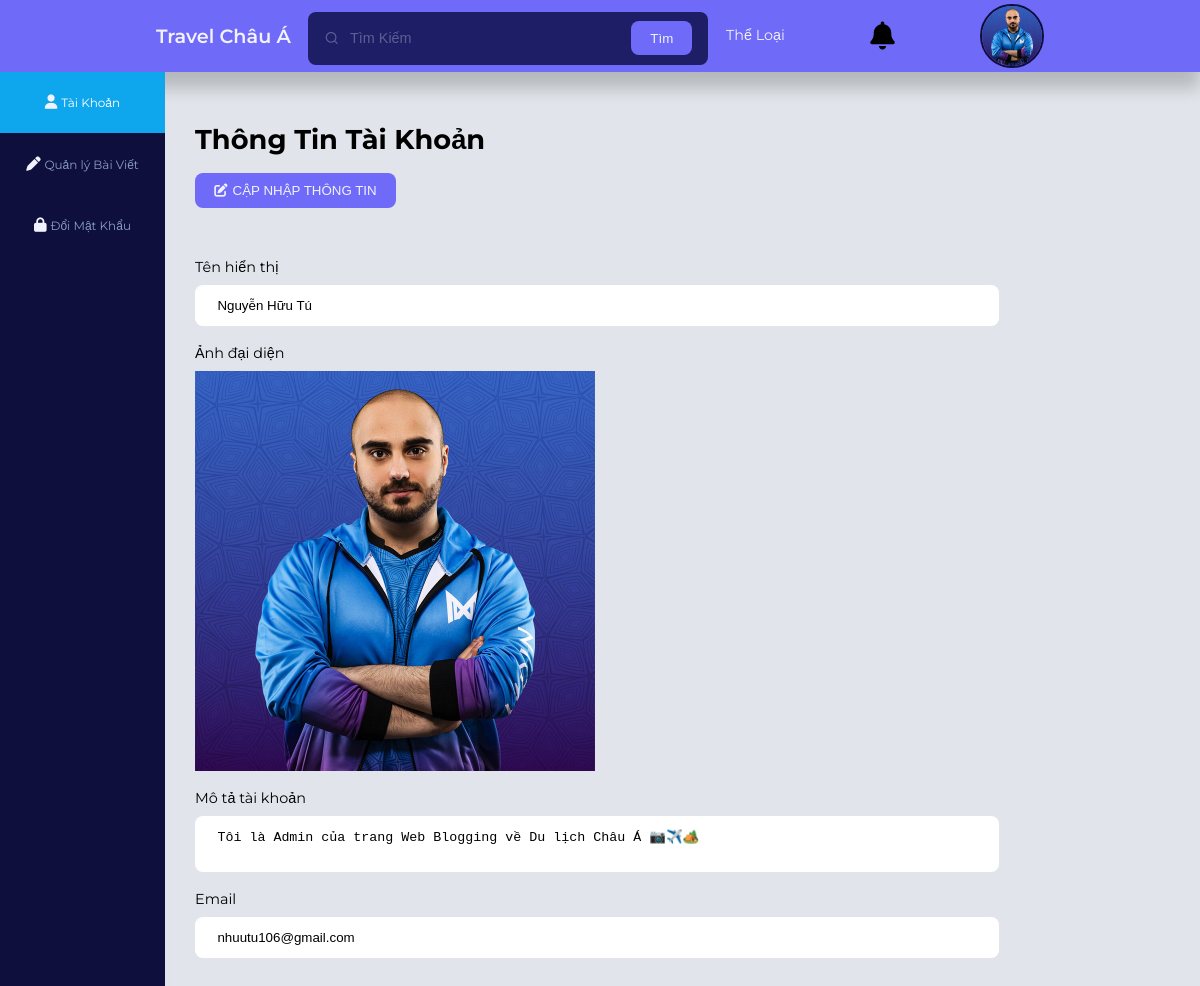
The app's page /account_management.php (signed in) with its own data.
### tables this page shows
CREATE TABLE `users` (
  `UserId` int(11) NOT NULL COMMENT 'Khóa chính mã tài khoản',
  `UserAccount` varchar(20) NOT NULL COMMENT 'Tên tài khoản',
  `UserName` varchar(50) NOT NULL COMMENT 'Tên hiển thị',
  `UserEmail` varchar(64) NOT NULL COMMENT 'Email ',
  `UserPassword` varchar(50) NOT NULL COMMENT 'Mật khẩu',
  `UserBio` varchar(255) NOT NULL COMMENT 'Giới thiệu tài khoản',
  `UserImage` varchar(255) NOT NULL DEFAULT 'default-avatar.jpg' COMMENT 'Ảnh tài khoản',
  `UserRole` tinyint(1) NOT NULL DEFAULT 0 COMMENT 'Quyền tài khoản',
  `reset_token_hash` varchar(64) DEFAULT NULL,
  `reset_token_expires_at` datetime DEFAULT NULL
);

### check_account_session.php (called while the page is built, shortened)
<?php
    $conn=mysqli_connect('localhost','root','','blog') or die("no connect");
    mysqli_query($conn,'set names "utf8"');
    if(isset($_SESSION['userAccount']))
    {
        $account = $_SESSION['userAccount'];
        $account_select_query = "select * from users where UserAccount = '$account'";
        $account = mysqli_fetch_assoc(mysqli_query($conn,$account_select_query));
    }
?>

### class/user.php (the view, shortened to what this page needs)
<?php
class User {
	private $userTable = 'users';
	private $conn;
	public function __construct($db){
        $this->conn = $db;
    }
	public function getUserId($id){
		$sqlQuery = "
        SELECT *
		FROM `".$this->userTable."`
		WHERE users.UserId = ".$id.";";
		$stmt = $this->conn->prepare($sqlQuery);
		$stmt->execute();
		$result = $stmt->get_result();
		return $result;
	}
}

### class/user.php (the view, shortened to what this page needs)
<?php
class User {
	private $userTable = 'users';
	private $conn;
	public function __construct($db){
        $this->conn = $db;
    }
	public function getUserId($id){
		$sqlQuery = "
        SELECT *
		FROM `".$this->userTable."`
		WHERE users.UserId = ".$id.";";
		$stmt = $this->conn->prepare($sqlQuery);
		$stmt->execute();
		$result = $stmt->get_result();
		return $result;
	}
}

### inc/header.php (shortened to what this page needs)
<!DOCTYPE html>
<html lang="en">
<head>
    <link rel="stylesheet" href="<?=ROOT_URL?>/assets/css/style.css">
    <link href="<?=ROOT_URL?>assets/css/toastr.css" rel="stylesheet">
    <link rel="stylesheet" href="https://unicons.iconscout.com/release/v4.0.8/css/line.css">
    <link rel="stylesheet" href="https://cdnjs.cloudflare.com/ajax/libs/font-awesome/6.5.1/css/all.min.css" />
</head>
<body>
<?php
require 'check_account_session.php';
require 'class/user.php';
$database = new Database();
$db = $database->getConnection();
$user = new User($db);
?>
<div class="nav">
        <div class="header nav__header">
            <a href="<?=ROOT_URL?>index.php" class="nav__logo">Travel Châu Á</a>
            <div class="search__bar">
                <form class="header search__bar-header" action="<?=ROOT_URL?>search_post.php" method="GET">
                    <div>
                        <i class="uil uil-search"></i>
                        <input type="search" name="postSearch" id="postSearch" placeholder="Tìm Kiếm">
                        <button type="submit" class="btn">Tìm</button>
                    </div>
                </form>
            </div>
            <ul class="nav__items">
            <?php
            if(!isset($_SESSION['userAccount'])) {  ?>
                    <li><a href="<?=ROOT_URL?>categories.php">Thể Loại</a></li>
                    <li><a href="<?=ROOT_URL?>login.php">Đăng nhập</a></li>
                    <li><a href="<?=ROOT_URL?>signup.php">Đăng ký</a></li>
                <?php
            }else { ?>
                <li><a href="<?=ROOT_URL?>categories.php">Thể Loại</a></li>
                <li><div class="notification_wrap">
                    <div class="notification_icon">
                    <i class="fas fa-bell"></i>
                </div>
              </div></li>
                <li class="nav__profile">
                    <div class="avatar">
                        <img style="height: 100%;" src="./assets/images/avatar/<?php echo $account['UserImage']; ?>" alt="Avatar" onclick="openProfile()">
                    </div>
                </li>
                <?php } ?>
            </ul>
            </div>
    </div>

### account_management.php (shortened to what this page needs)
<?php
require 'inc/header.php';
$id = $account['UserId'];
$fetchUserId = $user->getUserId($id);
while ($result = $fetchUserId->fetch_assoc()) {
   $userName = $result['UserName'];
   $userImageValue = $result['UserImage'];
   $userBio = $result['UserBio'];
   $userEmail = $result['UserEmail'];
}
?>
        <div class="user-sidebar">
            <div class="user-side-content">
                <div class="user-side-menu">
                    <ul>
                      <li>
                        <a href="./account_management.php"  class="active">
                          <i class="fa-solid fa-user"></i>
                          <small>Tài Khoản</small>
                        </a>
                        <li>
                           <a href="./management_post.php">
                                <i class="fa-solid fa-pen"></i>
                                <small>Quản lý Bài Viết</small>
                            </a>
                        </li>
                        </li>
                        <li>
                            <a href="./change_password.php">
                                <i class="fa-solid fa-lock"></i>
                                 <small>Đổi Mật Khẩu</small>
                             </a>
                         </li>
                    </ul>
                </div>
            </div>
        </div>
        <div class="admin-management-form" style="margin-top: 72px">
            <h2 style="color: black; padding-top: 50px">Thông Tin Tài Khoản</h2>
            <div style="width: 80%; display: flex; justify-content: space-between;">
                <button type="submit" class="btn account_edit" style="margin-bottom: 3rem;"><i class="fa-solid fa-pen-to-square" style="margin-right: 5px;"></i>CẬP NHẬP THÔNG TIN</button>
            </div>
            <form action="<?php echo $_SERVER['PHP_SELF']?>"  method="POST" enctype="multipart/form-data">
                <div class="form__control">
                    <label for="userDisplayName">Tên hiển thị</label>
                    <input type="text" placeholder="Tên hiển thị" name="userName" value="<?php echo isset($userName)? $userName: "" ?>" readonly>
                </div>
                <div class="form__control">
                    <label for="thumbnail">Ảnh đại diện</label>
                    <p><img id="output" style="width:50vh; vertical-align: middle;" <?php if(!empty($userImageValue)) echo "src='".ROOT_URL."assets/images/avatar/".$userImageValue."'";?>/></p>
                </div>
                <div class="form__control">
                    <label for="userDescribe">Mô tả tài khoản</label>
                    <textarea placeholder="Mô tả tài khoản" name="userBio" readonly><?php echo isset($userBio)? $userBio: "" ?></textarea>
                </div>
                <div class="form__control">
                    <label for="userContent">Email</label>
                    <input type="email" placeholder="Email" name="userEmail" value="<?php echo isset($userEmail)? $userEmail: "" ?>" readonly>
                </div>
            </form>
        </div>
</body>
</html>

### records on screen
users: UserImage (picture), userName "Nguyễn Hữu Tú", userBio "Tôi là Admin của trang Web Blogging về Du lịch Châu Á 📷✈️🏕️", userEmail "nhuutu106@gmail.com"
